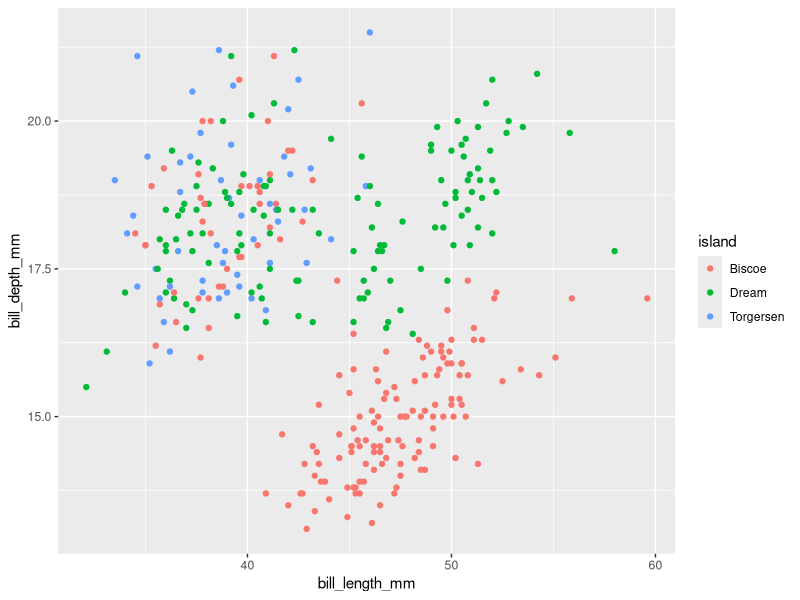
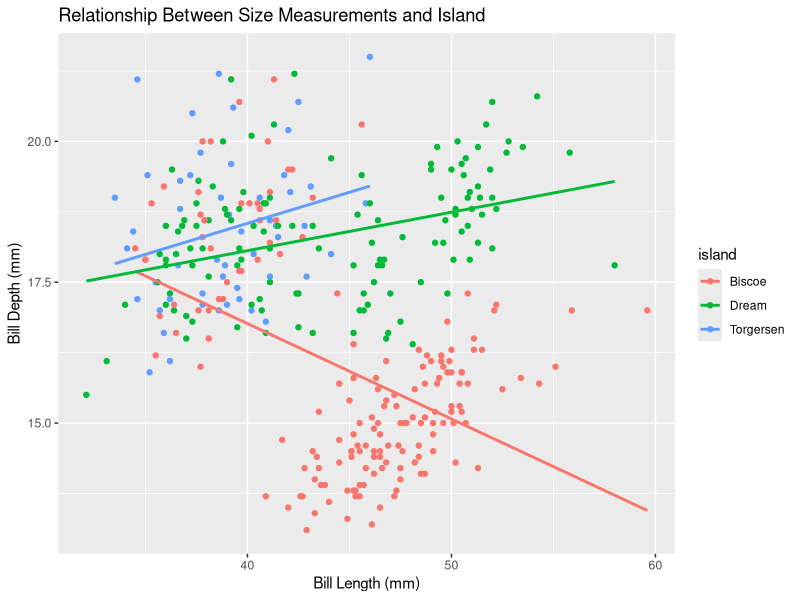
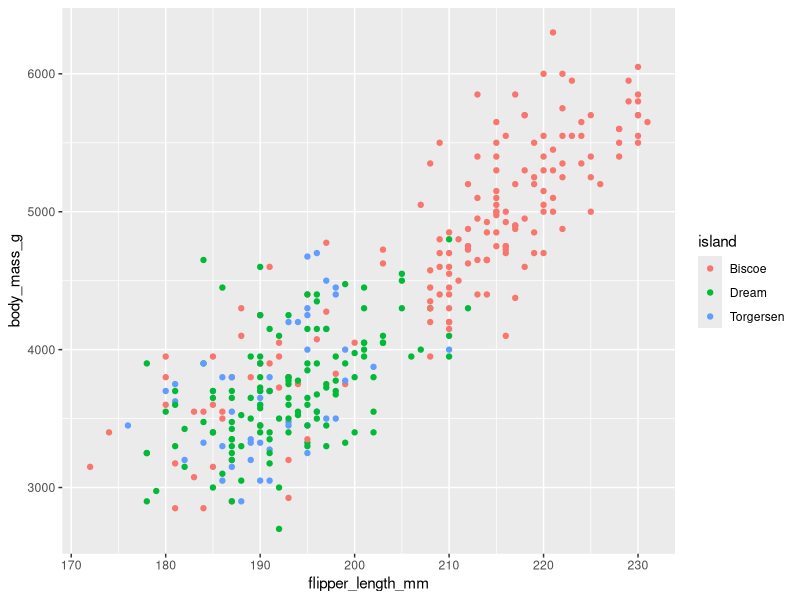
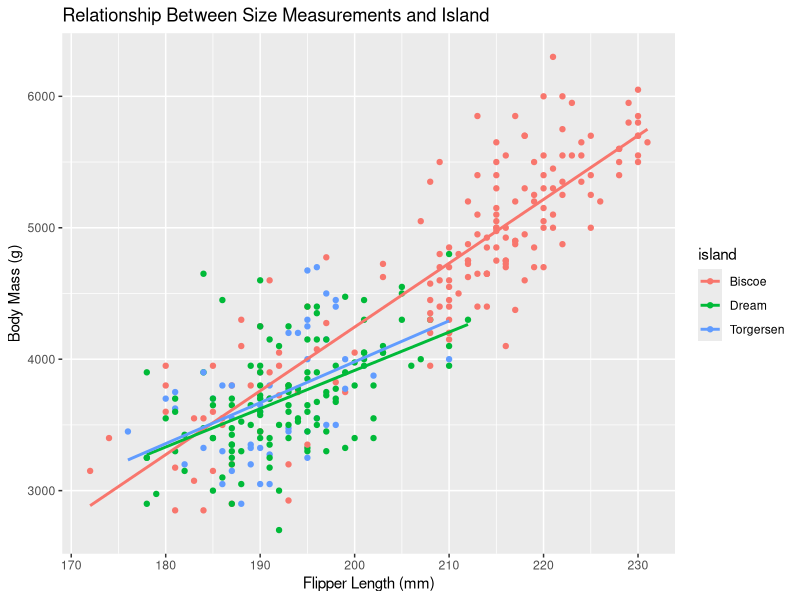
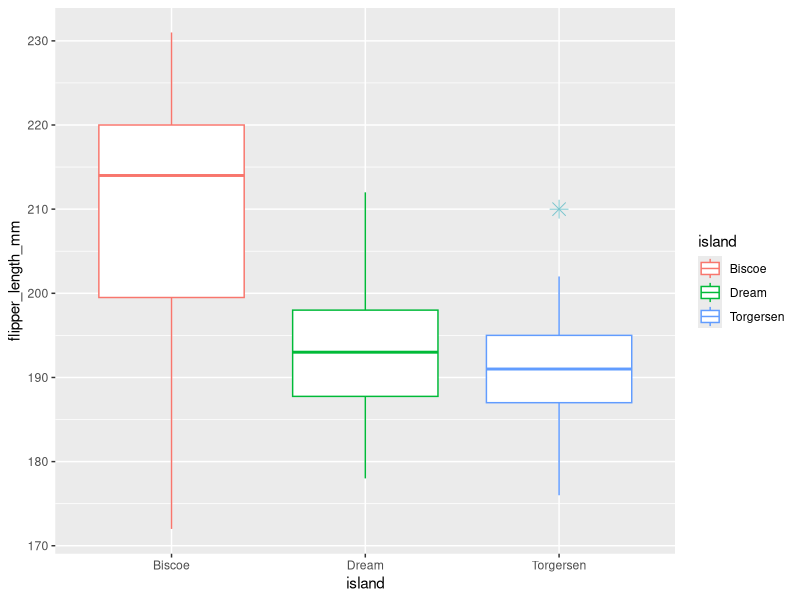

Here is the R script that generated these plots, in order:
## ---- chunk 1
library(tidyverse)
library(palmerpenguins)
penguins_data <- penguins
penguins_data
## ---- chunk 2
citation("palmerpenguins")
## ---- chunk 3
length_and_depth <- ggplot(data = penguins) +
  geom_point(mapping = aes(x = bill_length_mm, y = bill_depth_mm, color = island))
length_and_depth
## ---- chunk 4
length_and_depthline <- ggplot(data = penguins, aes(x = bill_length_mm, y = bill_depth_mm, color = island)) +
  geom_point() +
  geom_smooth(method = "lm", se = FALSE) +
  labs(title = "Relationship Between Size Measurements and Island",
       x = "Bill Length (mm)",
       y = "Bill Depth (mm)")
length_and_depthline
## ---- chunk 5
flipper_and_mass <- ggplot(data = penguins) +
  geom_point(mapping = aes(x = flipper_length_mm, y = body_mass_g, color = island))
flipper_and_mass
## ---- chunk 6
flipper_and_massline <- ggplot(data = penguins, aes(x = flipper_length_mm, y = body_mass_g, color = island)) +
  geom_point() +
  geom_smooth(method = "lm", se = FALSE) +
  labs(title = "Relationship Between Size Measurements and Island",
       x = "Flipper Length (mm)",
       y = "Body Mass (g)")
flipper_and_massline
## ---- chunk 7
flipper_boxplot <- ggplot(penguins, aes(x=island, y=flipper_length_mm, color = island)) +
  geom_boxplot(notch=FALSE, outlier.colour="cadetblue3", outlier.shape=8,
               outlier.size=4)
flipper_boxplot
## ---- chunk 8
citation("palmerpenguins")
